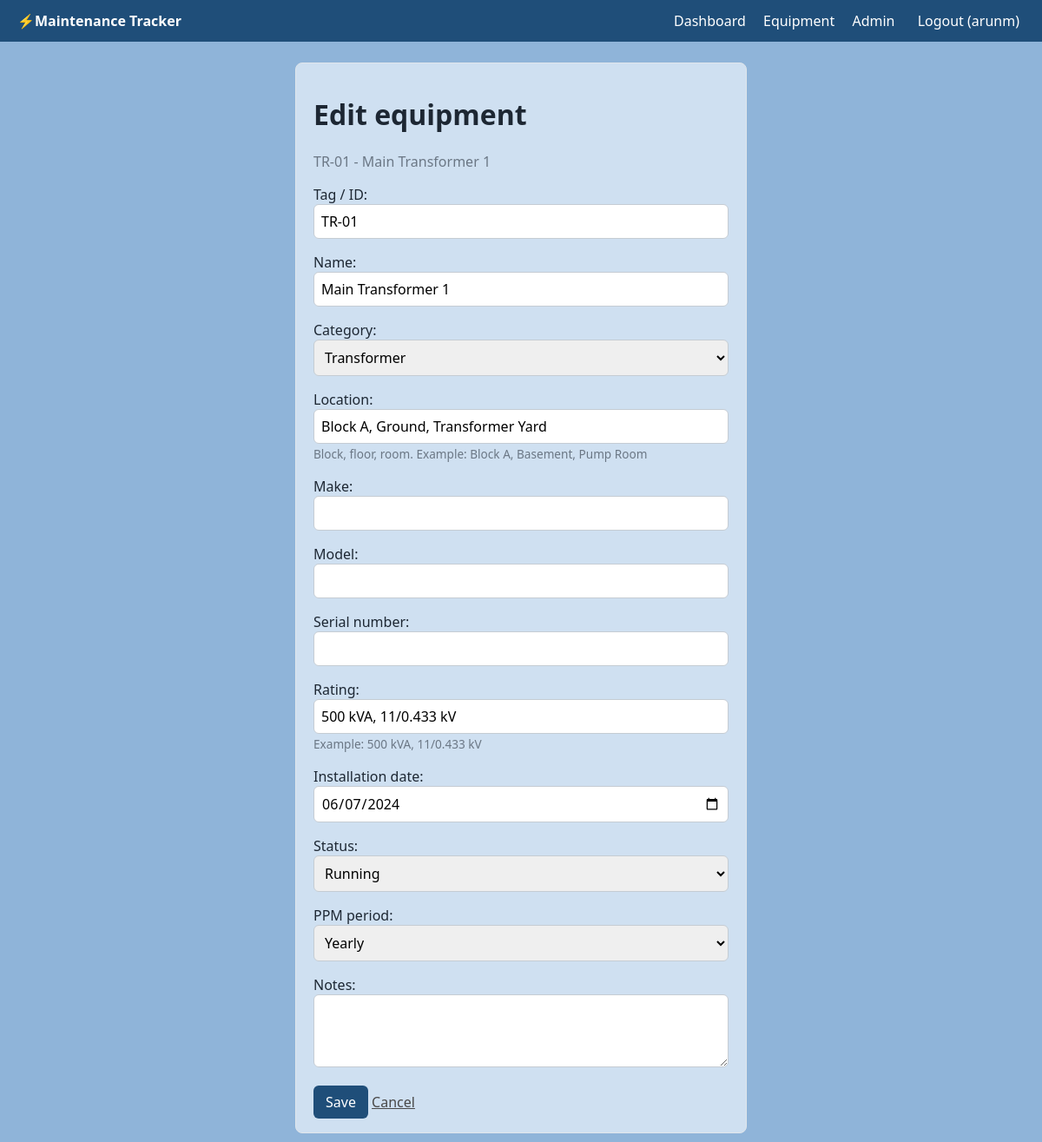
Screenshot of /equipment/1/edit/ (signed in) with the database file from the repository.
### equipment/models.py (models this page shows, shortened)
class Equipment(models.Model):
    CATEGORY_CHOICES = [
        ("transformer", "Transformer"),
        ("ht_lt_panel", "HT / LT Panel"),
        ("dg_set", "DG Set"),
        ("ups", "UPS"),
        ("battery", "Battery Bank"),
        ("apfc", "APFC Panel"),
        ("mcc", "MCC Panel"),
        ("db", "Distribution Board"),
        ("busduct", "Bus Duct"),
        ("earthing", "Earthing Pit"),
        ("lift", "Lift"),
        ("pump", "Pump / Motor"),
        ("ahu", "AHU"),
        ("chiller", "Chiller"),
        ("fire_alarm", "Fire Alarm Panel"),
        ("emergency_light", "Emergency Lighting"),
        ("lightning", "Lightning Arrestor"),
        ("other", "Other"),
    ]
    STATUS_CHOICES = [
        ("running", "Running"),
        ("standby", "Standby"),
        ("under_repair", "Under repair"),
        ("out_of_service", "Out of service"),
    ]
    PPM_CHOICES = [
        (30, "Monthly"),
        (90, "Quarterly"),
        (180, "Half-yearly"),
        (365, "Yearly"),
    ]
    tag_no = models.CharField("Tag / ID", max_length=50, unique=True)
    name = models.CharField(max_length=120)
    category = models.CharField(max_length=30, choices=CATEGORY_CHOICES)
    location = models.CharField(
        max_length=150, help_text="Block, floor, room. Example: Block A, Basement, Pump Room"
    )
    make = models.CharField(max_length=80, blank=True)
    model_no = models.CharField("Model", max_length=80, blank=True)
    serial_no = models.CharField("Serial number", max_length=80, blank=True)
    rating = models.CharField(
        max_length=80, blank=True, help_text="Example: 500 kVA, 11/0.433 kV"
    )
    installation_date = models.DateField(null=True, blank=True)
    status = models.CharField(max_length=20, choices=STATUS_CHOICES, default="running")
    ppm_period_days = models.PositiveIntegerField(
        "PPM period", choices=PPM_CHOICES, default=90
    )
    last_pm_date = models.DateField(
        "Last PM date",
        null=True,
        blank=True,
        help_text="Updates automatically when you add a PM record.",
    )
    notes = models.TextField(blank=True)
    class Meta:
        ordering = ["tag_no"]
        verbose_name_plural = "equipment"
    def get_absolute_url(self):
        return reverse("equipment_detail", args=[self.pk])

### equipment/views.py (the view)
# urls.py: path("equipment/<int:pk>/edit/", views.EquipmentUpdateView.as_view(), name="equipment_edit"),
class EquipmentUpdateView(PermissionRequiredMixin, UpdateView):
    model = Equipment
    form_class = EquipmentForm
    template_name = "equipment/form.html"
    permission_required = "equipment.change_equipment"
    extra_context = {"title": "Edit equipment"}

### equipment/forms.py
class EquipmentForm(forms.ModelForm):
    class Meta:
        model = Equipment
        fields = [
            "tag_no", "name", "category", "location", "make", "model_no",
            "serial_no", "rating", "installation_date", "status",
            "ppm_period_days", "notes",
        ]
        widgets = {
            "installation_date": DateInput(),
            "notes": forms.Textarea(attrs={"rows": 3}),
        }

### equipment/templates/equipment/form.html (shortened to what this page needs)
{% extends "base.html" %}
{% block content %}
<div class="card narrow">
  <h1>{{ title }}</h1>
  {% if equipment %}<p class="muted">{{ equipment.tag_no }} - {{ equipment.name }}</p>{% endif %}
  <form method="post">
    {{ form.as_p }}
    <button type="submit" class="btn">Save</button>
    <a href="{% if equipment %}{{ equipment.get_absolute_url }}{% else %}{% url 'equipment_list' %}{% endif %}">Cancel</a>
  </form>
</div>
{% endblock %}

### templates/base.html (shortened to what this page needs)
{% load static %}<!doctype html>
<html lang="en">
<head>
  <link rel="stylesheet" href="{% static 'css/style.css' %}">
</head>
<body>
  <header class="topbar">
    <a class="brand" href="{% url 'dashboard' %}">⚡Maintenance Tracker</a>
    {% if user.is_authenticated %}
    <nav>
      <a href="{% url 'dashboard' %}">Dashboard</a>
      <a href="{% url 'equipment_list' %}">Equipment</a>
      {% if user.is_staff %}<a href="{% url 'admin:index' %}">Admin</a>{% endif %}
      <form method="post" action="{% url 'logout' %}" class="inline">
        <button type="submit" class="link">Logout ({{ user.username }})</button>
      </form>
    </nav>
    {% endif %}
  </header>
  <main class="container">
    {% block content %}{% endblock %}
  </main>
</body>
</html>

### static/css/style.css (style rules this page uses)
:root { --bg: #8fb4d9; --card: #cfe0f1; --text: #1d2733; --muted: #6b7785; --brand: #1f4e79; --red: #494848; --dgrey: #494848; --green: #A98585;; --line: #e1e6eb; }
* { box-sizing: border-box; }
body { margin: 0; font-family: system-ui, sans-serif; background: var(--bg); color: var(--text); }
a { color: var(--red); }
.topbar { background: var(--brand); display: flex; justify-content: space-between; align-items: center; padding: 12px 20px; flex-wrap: wrap; gap: 8px; }
.topbar a, .topbar .link { color: #fff; text-decoration: none; margin-left: 16px; }
.brand { font-weight: 700; margin-left: 0 !important; }
.inline { display: inline; }
button.link { background: none; border: 0; cursor: pointer; font: inherit; }
.container { max-width: 1100px; margin: 24px auto; padding: 0 16px; }
.card { background: var(--card); border: 1px solid var(--line); border-radius: 8px; padding: 16px 20px; margin-bottom: 16px; }
.narrow { max-width: 520px; margin: 0 auto 16px; }
.btn { display: inline-block; background: var(--brand); color: #fff; border: 0; padding: 8px 14px; border-radius: 6px; text-decoration: none; cursor: pointer; font: inherit; }
input[type=text], input[type=date], input[type=number], input[type=password], select, textarea { width: 100%; padding: 8px; border: 1px solid #c5ccd3; border-radius: 6px; font: inherit; }
.muted, small { color: var(--muted); }
.helptext, .errorlist { font-size: .85rem; color: var(--muted); }

### rows the page displays
Equipment: tag_no "TR-01", name "Main Transformer 1", category "Transformer", location "Block A, Ground, Transformer Yard", rating "500 kVA, 11/0.433 kV", installation_date "06/07/2024", status "Running", ppm_period_days "Yearly"

### other values shown
{{ user.username }} "arunm"
{{ title }} "Edit equipment"
